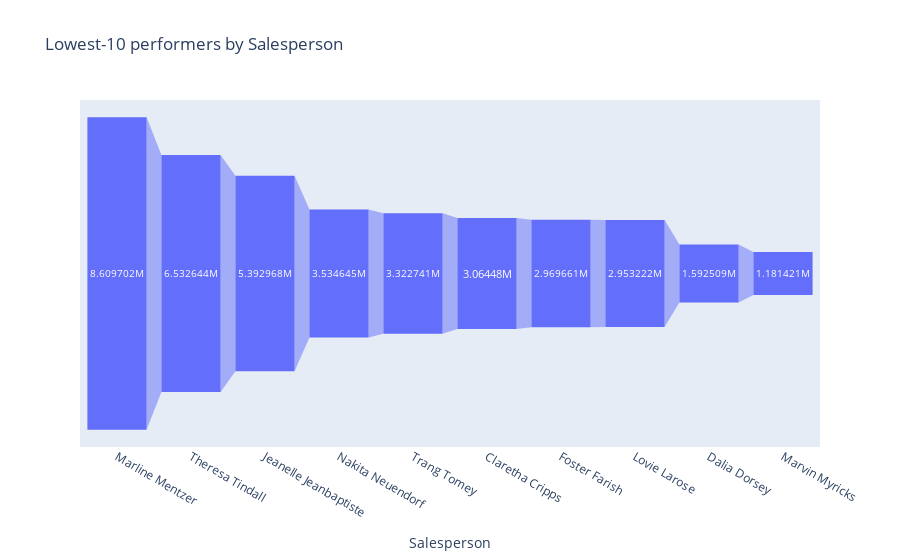

The notebook cell this image was saved under:
### Code cell
px.funnel(x=df6.index, y=df6.values, title= 'Lowest-10 performers by Salesperson', labels={'x':'Salesperson', 'y':'Revenue'})

### Figure 1 — Plotly figure (JSON) as saved in the notebook; plotly's stock layout.template omitted (floating-point values rounded to 4 significant figures)
{"data": [{"hovertemplate": "Salesperson=%{x}<br>Revenue=%{y}<extra></extra>", "legendgroup": "", "marker": {"color": "#636efa"}, "name": "", "orientation": "v", "showlegend": false, "type": "funnel", "x": ["Marline Mentzer  ", "Theresa Tindall  ", "Jeanelle Jeanbaptiste  ", "Nakita Neuendorf  ", "Trang Tomey  ", "Claretha Cripps  ", "Foster Farish  ", "Lovie Larose  ", "Dalia Dorsey  ", "Marvin Myricks  "], "xaxis": "x", "y": [8610000.0, 6533000.0, 5393000.0, 3535000.0, 3323000.0, 3064000.0, 2970000.0, 2953000.0, 1593000.0, 1181000.0], "yaxis": "y"}], "layout": {"legend": {"tracegroupgap": 0}, "title": {"text": "Lowest-10 performers by Salesperson"}, "xaxis": {"anchor": "y", "domain": [0, 1], "title": {"text": "Salesperson"}}, "yaxis": {"anchor": "x", "domain": [0, 1], "title": {"text": "Revenue"}}}}
